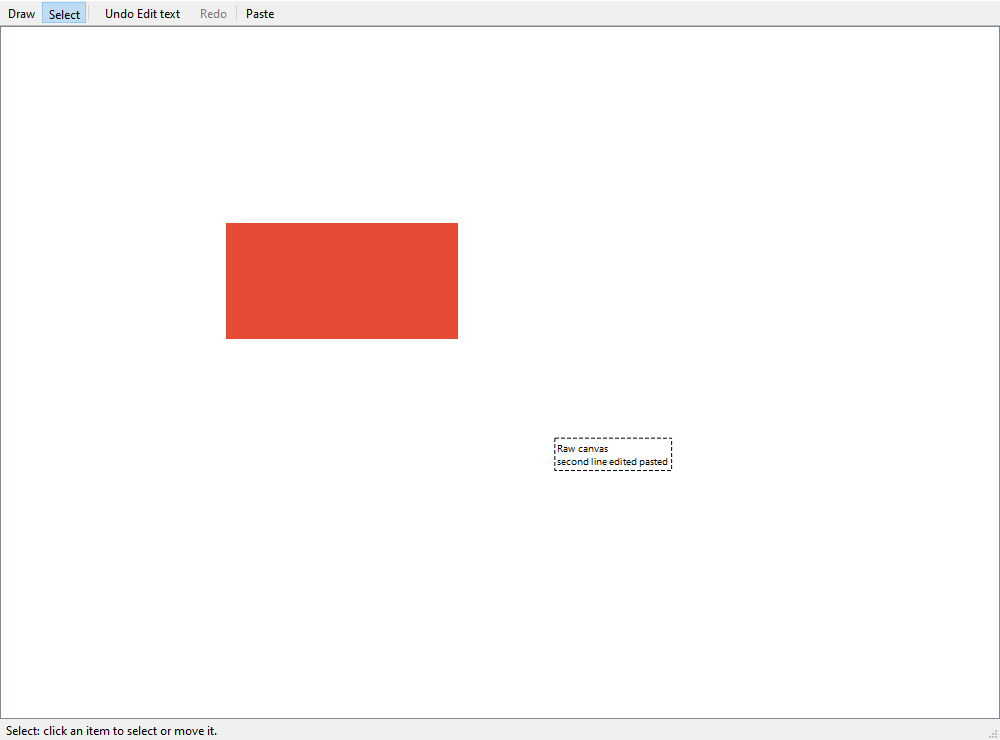

Here is the Python script that generated this plot:
import ctypes
from PySide6.QtCore import QCoreApplication, QEvent, QPointF, QSettings, Qt
from PySide6.QtGui import QColor, QImage
from PySide6.QtTest import QTest
from qckdrw.app import QuickCanvasApplication
from qckdrw.canvas.items import EditableTextItem, ResizablePixmapItem
from qckdrw.window import CanvasWindow
QCoreApplication.setOrganizationName('QuickCanvasSmoke')
QCoreApplication.setApplicationName('PasteSmoke')
settings=QSettings()
settings.setValue('autostart/initialized',True)
app=QuickCanvasApplication([],CanvasWindow)
u=ctypes.windll.user32

def settle():
    QTest.qSleep(35)
    app.processEvents()
    QTest.qSleep(35)
    app.processEvents()
def move(view,point):
    pos=view.viewport().mapToGlobal(view.mapFromScene(point))
    assert u.SetCursorPos(pos.x(),pos.y())
    settle()
def drag(view,start,end):
    move(view,start)
    u.mouse_event(2,0,0,0,0)
    settle()
    for i in range(1,6): move(view,start+(end-start)*(i/5))
    u.mouse_event(4,0,0,0,0)
    settle()
try:
    app.open_canvas()
    w=app.canvas_window
    app.processEvents()
    image=QImage(200,100,QImage.Format.Format_ARGB32_Premultiplied)
    image.fill(QColor('#e64b35'))
    app.clipboard().setImage(image)
    QTest.keyClick(w.view.viewport(),Qt.Key.Key_V,Qt.KeyboardModifier.ControlModifier)
    app.processEvents()
    item=next(i for i in w.scene.items() if isinstance(i,ResizablePixmapItem))
    assert item.isSelected() and w.view.tool=='select'
    start=item.mapToScene(item.content_rect.center())
    original=QPointF(item.pos())
    drag(w.view,start,start+QPointF(-230,-130))
    assert (item.pos()-original-QPointF(-230,-130)).manhattanLength()<5,(item.pos(),original)
    before=item.content_rect
    anchor=item.mapToScene(before.topLeft())
    corner=item.mapToScene(before.bottomRight())
    drag(w.view,corner,corner+QPointF(80,40))
    assert item.content_rect.width()>before.width()+60,item.content_rect
    assert (item.mapToScene(item.content_rect.topLeft())-anchor).manhattanLength()<3
    app.clipboard().setText('Raw canvas\nsecond line')
    QTest.keyClick(w.view.viewport(),Qt.Key.Key_V,Qt.KeyboardModifier.ControlModifier)
    app.processEvents()
    text=next(i for i in w.scene.items() if isinstance(i,EditableTextItem))
    center=text.mapToScene(text.boundingRect().center())
    oldpos=QPointF(text.pos())
    drag(w.view,center,center+QPointF(100,100))
    assert (text.pos()-oldpos-QPointF(100,100)).manhattanLength()<5
    local=w.view.mapFromScene(text.mapToScene(text.boundingRect().center()))
    QTest.mouseDClick(w.view.viewport(),Qt.MouseButton.LeftButton,pos=local)
    app.processEvents()
    assert text.editing
    QTest.keyClick(w.view.viewport(),Qt.Key.Key_End,Qt.KeyboardModifier.ControlModifier)
    QTest.keyClicks(w.view.viewport(),' edited')
    assert text.toPlainText()=='Raw canvas\nsecond line edited',repr(text.toPlainText())
    # Native keyboard paste while editing must append text, not create another item.
    app.clipboard().setText(' pasted')
    u.keybd_event(0x11,0,0,0);u.keybd_event(0x56,0,0,0)
    u.keybd_event(0x56,0,2,0);u.keybd_event(0x11,0,2,0)
    settle()
    assert text.toPlainText()=='Raw canvas\nsecond line edited pasted',repr(text.toPlainText())
    assert sum(isinstance(i,EditableTextItem) for i in w.scene.items())==1
    done=[]
    w.scene.completion_requested.connect(lambda:done.append(True))
    QTest.keyClick(w.view.viewport(),Qt.Key.Key_Return,Qt.KeyboardModifier.ControlModifier)
    assert done==[True] and not text.editing
    assert not text.toPlainText().endswith('\n')
    expected_text=text.toPlainText()
    image_record=item.to_record()
    w.grab().save('.smoke_paste.png')
    app.clipboard().setText('dismiss sentinel')
    w.close()
    assert app.canvas_window is None and app.clipboard().text()=='dismiss sentinel'
    QCoreApplication.sendPostedEvents(None,QEvent.Type.DeferredDelete)
    app.open_canvas()
    w=app.canvas_window
    restored_image=next(i for i in w.scene.items() if isinstance(i,ResizablePixmapItem))
    restored_text=next(i for i in w.scene.items() if isinstance(i,EditableTextItem))
    assert restored_image.to_record()==image_record
    assert restored_text.toPlainText()==expected_text
    print('PASS: native Ctrl+V image/text; OS pointer drag; anchored corner resize; double-click editing; in-place native Ctrl+V; Ctrl+Enter no newline; hide/restore preserves image pixels/geometry and edited text; clipboard untouched on dismiss')
finally:
    app._cleanup()
    settings.clear()
